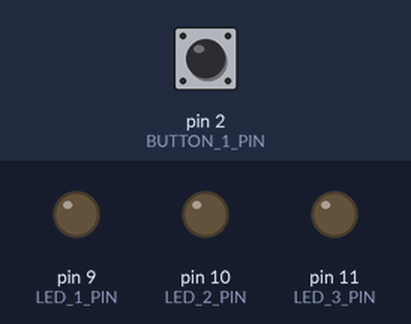
Recording of a sketch running on a simulated Arduino Uno, built with avr-gcc and run on an emulated ATmega328P. On the bench: output pins drawn as LEDs (lit = HIGH). The inputs (shaded band) are chosen by the test bench; at power-on: pin 2 (BUTTON_1_PIN) LOW.

Above: at 0.8 s.
0.9 s: pin 2 (BUTTON_1_PIN) pulled HIGH for 0.15 s
At 1.5 s:
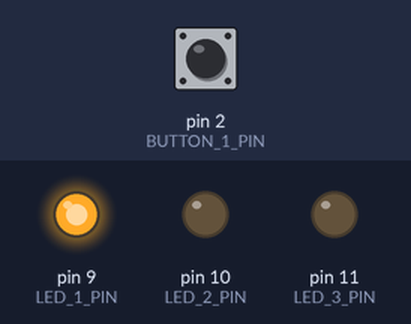
2.5 s: pin 2 (BUTTON_1_PIN) pulled HIGH for 1 s
At 2.8 s:
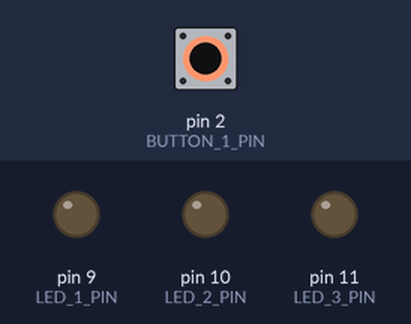
5.0 s: pin 2 (BUTTON_1_PIN) pulled HIGH for 3.2 s
At 5.9 s:
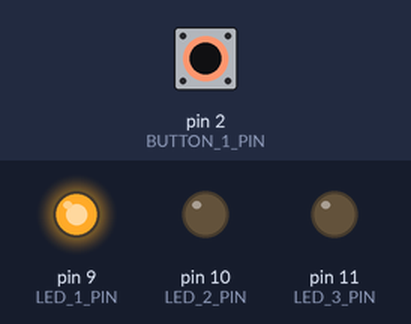
Timing chart, 0 to 8.0 s (numbered marks = the images above; inputs shaded):
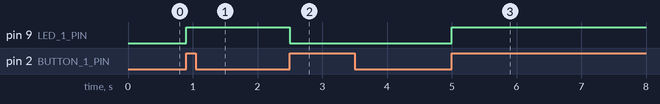

Measured:
- after the input at 0.9 s, pin 9 (LED_1_PIN): LOW → HIGH at once
- after the input at 2.5 s, pin 9 (LED_1_PIN): HIGH → LOW at once
- after the input at 5.0 s, pin 9 (LED_1_PIN): LOW → HIGH at once

The sketch:

styki3.ino
```cpp
#include <avr/io.h>
#include <util/delay.h>

#define LED_1_DDR DDRB
#define LED_2_DDR DDRB
#define LED_3_DDR DDRB
#define BUTTON_1_DDR DDRD
#define BUTTON_2_DDR DDRD

#define LED_1_PORT PORTB
#define LED_2_PORT PORTB
#define LED_3_PORT PORTB
#define BUTTON_1_PORT PORTD
#define BUTTON_2_PORT PORTD

#define LED_1_PIN PORTB1
#define LED_2_PIN PORTB2
#define LED_3_PIN PORTB3
#define BUTTON_1_PIN PORTD2
#define BUTTON_2_PIN PORTD3

#define BUTTON_1_PINx PIND
#define BUTTON_2_PINx PIND

uint8_t key_lock;

int main(void) {

  LED_1_DDR |= (1<<LED_1_PIN);  // DDRB |= (1<<PORTB1)
  LED_2_DDR |= (1<<LED_2_PIN);  // makes 9,10,11 pins as Output
  LED_3_DDR |= (1<<LED_3_PIN);

  BUTTON_1_DDR &= ~(1<<BUTTON_1_PIN);  // makes 2,3 pins as Input
  BUTTON_2_DDR &= ~(1<<BUTTON_2_PIN);

  //BUTTON_1_PORT |= (1<<BUTTON_1_PIN);  // pull-up (not necessary)
  //BUTTON_2_PORT |= (1<<BUTTON_2_PIN);

  _delay_ms(10);

  while(1) {

    if(!key_lock && (BUTTON_1_PINx & (1<<BUTTON_1_PIN))) {
      key_lock = 1;

      LED_1_PORT ^= (1<<LED_1_PIN);
    } else if(key_lock && !(BUTTON_1_PINx & (1<<BUTTON_1_PIN))) {
      key_lock++;
    }


  }

}
```
